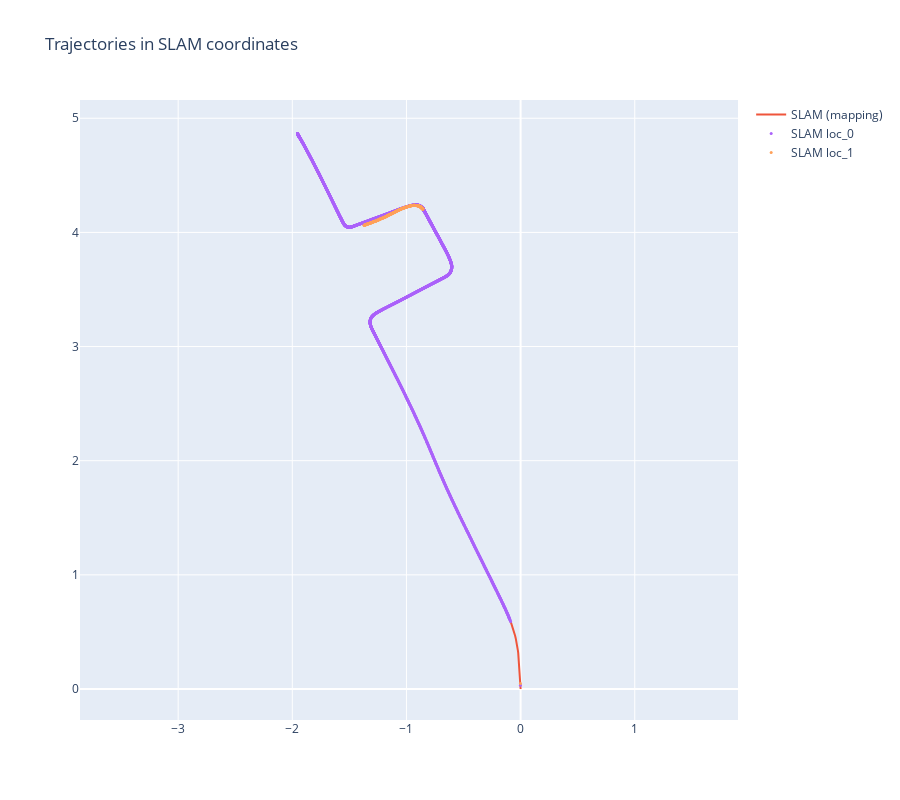

Notebook code cell kept with this figure:
### Code cell
fig_slam = processor.create_2d_plot_slam()
fig_slam.show()

### Figure 1 — Plotly figure (JSON) as saved in the notebook; plotly's stock layout.template omitted (floating-point values rounded to 4 significant figures; data arrays with more than 128 entries replaced by an {"elided": "..."} marker saying what was removed)
{"data": [{"marker": {"color": "#EF553B", "size": 3}, "mode": "lines", "name": "SLAM (mapping)", "type": "scatter", "x": {"elided": "529 float values"}, "y": {"elided": "529 float values"}}, {"marker": {"color": "#AB63FA", "size": 3}, "mode": "markers", "name": "SLAM loc_0", "type": "scatter", "x": {"elided": "2926 float values"}, "y": {"elided": "2926 float values"}}, {"marker": {"color": "#FFA15A", "size": 3}, "mode": "markers", "name": "SLAM loc_1", "type": "scatter", "x": {"elided": "411 float values"}, "y": {"elided": "411 float values"}}], "layout": {"height": 800, "title": {"text": "Trajectories in SLAM coordinates"}, "yaxis": {"scaleanchor": "x", "scaleratio": 1}}}
